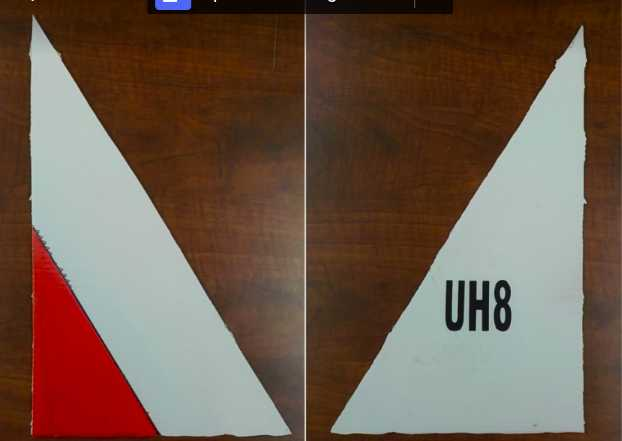
#> input picture Helaly/ComputerVision/UH8.jpg, 622 x 441 px
$ python Tesseract.py
#> lines starting #> are read from the running program, lines starting #| are printed output that depends on the picture
import cv2
from PIL import Image
import pytesseract
import argparse
import numpy as np


im = cv2.imread("UH8.jpg", 1);
#> im is the input picture: shape (441, 622, 3); mean B, G, R 76.4, 90.7, 111.8
im = cv2.cvtColor(im,cv2.COLOR_BGR2GRAY)
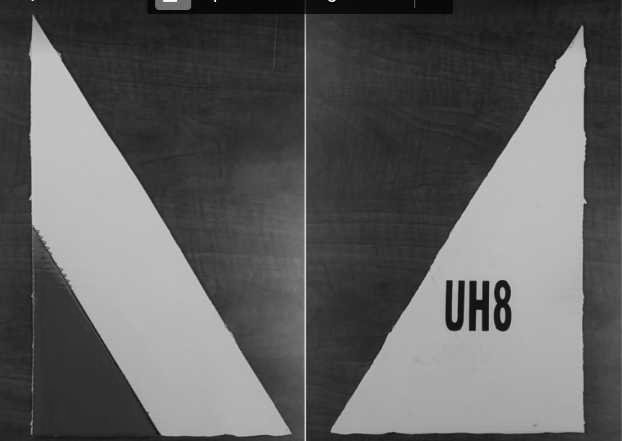
#> im: shape (441, 622); min 1, max 253, mean 95.4
# [6 lines of commented-out code are left out]
#> (the run stopped early here; a loop or call above may not have finished)

$ run again, with Helaly/ComputerVision/g7c.png saved as Helaly/ComputerVision/UH8.jpg
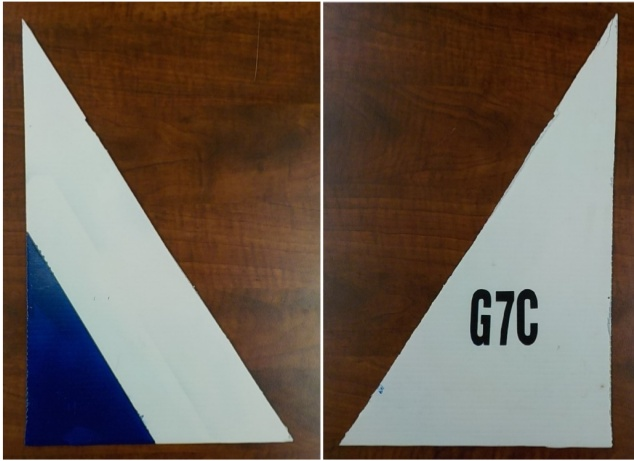
#> input picture Helaly/ComputerVision/g7c.png, 634 x 461 px
#> im is the input picture: shape (461, 634, 3); mean B, G, R 83.8, 95.4, 109.1
#> `im = cv2.cvtColor(im,cv2.COLOR_BGR2GRAY)`:
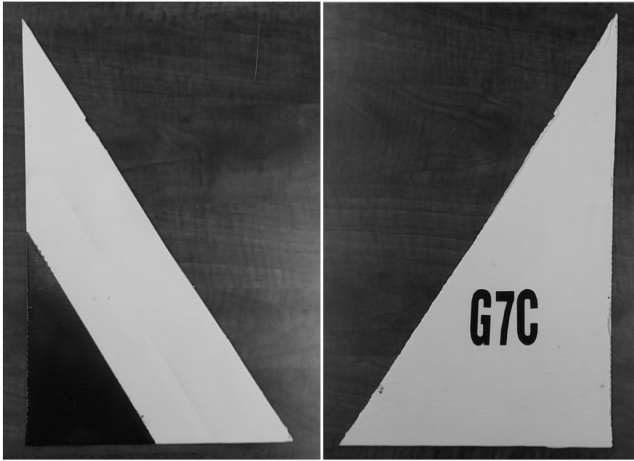
#> im: shape (461, 634); min 6, max 255, mean 98.1
